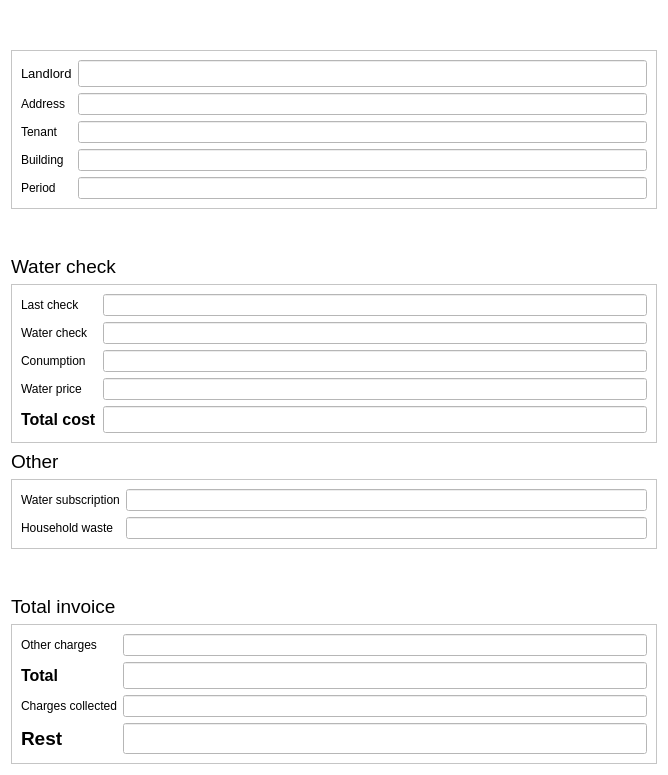
<?xml version="1.0" encoding="UTF-8"?>
<ui version="4.0">
 <class>W_Invoice_Form</class>
 <widget class="QWidget" name="W_Invoice_Form">
  <property name="geometry">
   <rect>
    <x>0</x>
    <y>0</y>
    <width>668</width>
    <height>775</height>
   </rect>
  </property>
  <property name="windowTitle">
   <string>Form</string>
  </property>
  <property name="styleSheet">
   <string notr="true">background-color: white; color: black</string>
  </property>
  <layout class="QVBoxLayout" name="verticalLayout">
   <item>
    <widget class="QLabel" name="l_title">
     <property name="font">
      <font>
       <pointsize>22</pointsize>
      </font>
     </property>
     <property name="text">
      <string/>
     </property>
    </widget>
   </item>
   <item>
    <widget class="QFrame" name="frame">
     <property name="sizePolicy">
      <sizepolicy hsizetype="Expanding" vsizetype="Preferred">
       <horstretch>0</horstretch>
       <verstretch>0</verstretch>
      </sizepolicy>
     </property>
     <property name="frameShape">
      <enum>QFrame::Shape::StyledPanel</enum>
     </property>
     <property name="frameShadow">
      <enum>QFrame::Shadow::Raised</enum>
     </property>
     <layout class="QGridLayout" name="gridLayout_2">
      <item row="1" column="0">
       <widget class="QLabel" name="label_2">
        <property name="sizePolicy">
         <sizepolicy hsizetype="Maximum" vsizetype="Preferred">
          <horstretch>0</horstretch>
          <verstretch>0</verstretch>
         </sizepolicy>
        </property>
        <property name="text">
         <string>Address</string>
        </property>
       </widget>
      </item>
      <item row="3" column="0">
       <widget class="QLabel" name="label_4">
        <property name="sizePolicy">
         <sizepolicy hsizetype="Maximum" vsizetype="Preferred">
          <horstretch>0</horstretch>
          <verstretch>0</verstretch>
         </sizepolicy>
        </property>
        <property name="text">
         <string>Building</string>
        </property>
       </widget>
      </item>
      <item row="2" column="0">
       <widget class="QLabel" name="label_3">
        <property name="sizePolicy">
         <sizepolicy hsizetype="Maximum" vsizetype="Preferred">
          <horstretch>0</horstretch>
          <verstretch>0</verstretch>
         </sizepolicy>
        </property>
        <property name="text">
         <string>Tenant</string>
        </property>
       </widget>
      </item>
      <item row="4" column="0">
       <widget class="QLabel" name="label_5">
        <property name="sizePolicy">
         <sizepolicy hsizetype="Maximum" vsizetype="Preferred">
          <horstretch>0</horstretch>
          <verstretch>0</verstretch>
         </sizepolicy>
        </property>
        <property name="text">
         <string>Period</string>
        </property>
       </widget>
      </item>
      <item row="0" column="0">
       <widget class="QLabel" name="label">
        <property name="sizePolicy">
         <sizepolicy hsizetype="Maximum" vsizetype="Preferred">
          <horstretch>0</horstretch>
          <verstretch>0</verstretch>
         </sizepolicy>
        </property>
        <property name="font">
         <font>
          <pointsize>10</pointsize>
         </font>
        </property>
        <property name="text">
         <string>Landlord</string>
        </property>
       </widget>
      </item>
      <item row="0" column="1">
       <widget class="QLineEdit" name="le_landlord">
        <property name="sizePolicy">
         <sizepolicy hsizetype="Expanding" vsizetype="Fixed">
          <horstretch>0</horstretch>
          <verstretch>0</verstretch>
         </sizepolicy>
        </property>
        <property name="font">
         <font>
          <pointsize>12</pointsize>
         </font>
        </property>
        <property name="text">
         <string/>
        </property>
       </widget>
      </item>
      <item row="1" column="1">
       <widget class="QLineEdit" name="le_address_sender">
        <property name="sizePolicy">
         <sizepolicy hsizetype="Expanding" vsizetype="Fixed">
          <horstretch>0</horstretch>
          <verstretch>0</verstretch>
         </sizepolicy>
        </property>
        <property name="text">
         <string/>
        </property>
       </widget>
      </item>
      <item row="2" column="1">
       <widget class="QLineEdit" name="le_tenant">
        <property name="sizePolicy">
         <sizepolicy hsizetype="Expanding" vsizetype="Fixed">
          <horstretch>0</horstretch>
          <verstretch>0</verstretch>
         </sizepolicy>
        </property>
        <property name="text">
         <string/>
        </property>
       </widget>
      </item>
      <item row="3" column="1">
       <widget class="QLineEdit" name="le_address">
        <property name="sizePolicy">
         <sizepolicy hsizetype="Expanding" vsizetype="Fixed">
          <horstretch>0</horstretch>
          <verstretch>0</verstretch>
         </sizepolicy>
        </property>
        <property name="text">
         <string/>
        </property>
       </widget>
      </item>
      <item row="4" column="1">
       <widget class="QLineEdit" name="le_period">
        <property name="sizePolicy">
         <sizepolicy hsizetype="Expanding" vsizetype="Fixed">
          <horstretch>0</horstretch>
          <verstretch>0</verstretch>
         </sizepolicy>
        </property>
        <property name="text">
         <string/>
        </property>
       </widget>
      </item>
     </layout>
    </widget>
   </item>
   <item>
    <spacer name="verticalSpacer">
     <property name="orientation">
      <enum>Qt::Orientation::Vertical</enum>
     </property>
     <property name="sizeType">
      <enum>QSizePolicy::Policy::Fixed</enum>
     </property>
     <property name="sizeHint" stdset="0">
      <size>
       <width>20</width>
       <height>40</height>
      </size>
     </property>
    </spacer>
   </item>
   <item>
    <widget class="QLabel" name="label_6">
     <property name="font">
      <font>
       <pointsize>14</pointsize>
      </font>
     </property>
     <property name="text">
      <string>Water check</string>
     </property>
    </widget>
   </item>
   <item>
    <widget class="QFrame" name="frame_2">
     <property name="sizePolicy">
      <sizepolicy hsizetype="Minimum" vsizetype="Minimum">
       <horstretch>0</horstretch>
       <verstretch>0</verstretch>
      </sizepolicy>
     </property>
     <property name="frameShape">
      <enum>QFrame::Shape::StyledPanel</enum>
     </property>
     <property name="frameShadow">
      <enum>QFrame::Shadow::Raised</enum>
     </property>
     <layout class="QGridLayout" name="gridLayout_3">
      <item row="2" column="0">
       <widget class="QLabel" name="label_9">
        <property name="text">
         <string>Conumption</string>
        </property>
       </widget>
      </item>
      <item row="3" column="0">
       <widget class="QLabel" name="label_10">
        <property name="text">
         <string>Water price</string>
        </property>
       </widget>
      </item>
      <item row="2" column="1">
       <widget class="QLineEdit" name="le_consum">
        <property name="text">
         <string/>
        </property>
        <property name="alignment">
         <set>Qt::AlignmentFlag::AlignRight|Qt::AlignmentFlag::AlignTrailing|Qt::AlignmentFlag::AlignVCenter</set>
        </property>
       </widget>
      </item>
      <item row="0" column="1">
       <widget class="QLineEdit" name="le_last_water_check">
        <property name="text">
         <string/>
        </property>
        <property name="alignment">
         <set>Qt::AlignmentFlag::AlignRight|Qt::AlignmentFlag::AlignTrailing|Qt::AlignmentFlag::AlignVCenter</set>
        </property>
       </widget>
      </item>
      <item row="1" column="1">
       <widget class="QLineEdit" name="le_water_check">
        <property name="text">
         <string/>
        </property>
        <property name="alignment">
         <set>Qt::AlignmentFlag::AlignRight|Qt::AlignmentFlag::AlignTrailing|Qt::AlignmentFlag::AlignVCenter</set>
        </property>
       </widget>
      </item>
      <item row="0" column="0">
       <widget class="QLabel" name="label_7">
        <property name="text">
         <string>Last check</string>
        </property>
       </widget>
      </item>
      <item row="1" column="0">
       <widget class="QLabel" name="label_8">
        <property name="text">
         <string>Water check</string>
        </property>
       </widget>
      </item>
      <item row="3" column="1">
       <widget class="QLineEdit" name="le_water_price">
        <property name="text">
         <string/>
        </property>
        <property name="alignment">
         <set>Qt::AlignmentFlag::AlignRight|Qt::AlignmentFlag::AlignTrailing|Qt::AlignmentFlag::AlignVCenter</set>
        </property>
       </widget>
      </item>
      <item row="4" column="0">
       <widget class="QLabel" name="label_12">
        <property name="font">
         <font>
          <pointsize>12</pointsize>
          <bold>true</bold>
         </font>
        </property>
        <property name="text">
         <string>Total cost</string>
        </property>
       </widget>
      </item>
      <item row="4" column="1">
       <widget class="QLineEdit" name="le_consum_tot">
        <property name="font">
         <font>
          <pointsize>12</pointsize>
          <bold>true</bold>
         </font>
        </property>
        <property name="text">
         <string/>
        </property>
        <property name="alignment">
         <set>Qt::AlignmentFlag::AlignRight|Qt::AlignmentFlag::AlignTrailing|Qt::AlignmentFlag::AlignVCenter</set>
        </property>
       </widget>
      </item>
     </layout>
    </widget>
   </item>
   <item>
    <widget class="QLabel" name="label_11">
     <property name="font">
      <font>
       <pointsize>14</pointsize>
      </font>
     </property>
     <property name="text">
      <string>Other</string>
     </property>
    </widget>
   </item>
   <item>
    <widget class="QFrame" name="frame_3">
     <property name="frameShape">
      <enum>QFrame::Shape::StyledPanel</enum>
     </property>
     <property name="frameShadow">
      <enum>QFrame::Shadow::Raised</enum>
     </property>
     <layout class="QGridLayout" name="gridLayout_4">
      <item row="0" column="1">
       <widget class="QLineEdit" name="le_water_subscription">
        <property name="text">
         <string/>
        </property>
        <property name="alignment">
         <set>Qt::AlignmentFlag::AlignRight|Qt::AlignmentFlag::AlignTrailing|Qt::AlignmentFlag::AlignVCenter</set>
        </property>
       </widget>
      </item>
      <item row="0" column="0">
       <widget class="QLabel" name="label_13">
        <property name="text">
         <string>Water subscription</string>
        </property>
       </widget>
      </item>
      <item row="1" column="0">
       <widget class="QLabel" name="label_14">
        <property name="text">
         <string>Household waste</string>
        </property>
       </widget>
      </item>
      <item row="1" column="1">
       <widget class="QLineEdit" name="le_household_waste">
        <property name="text">
         <string/>
        </property>
        <property name="alignment">
         <set>Qt::AlignmentFlag::AlignRight|Qt::AlignmentFlag::AlignTrailing|Qt::AlignmentFlag::AlignVCenter</set>
        </property>
       </widget>
      </item>
     </layout>
    </widget>
   </item>
   <item>
    <spacer name="verticalSpacer_2">
     <property name="orientation">
      <enum>Qt::Orientation::Vertical</enum>
     </property>
     <property name="sizeType">
      <enum>QSizePolicy::Policy::Fixed</enum>
     </property>
     <property name="sizeHint" stdset="0">
      <size>
       <width>20</width>
       <height>40</height>
      </size>
     </property>
    </spacer>
   </item>
   <item>
    <widget class="QLabel" name="label_15">
     <property name="font">
      <font>
       <pointsize>14</pointsize>
      </font>
     </property>
     <property name="text">
      <string>Total invoice</string>
     </property>
    </widget>
   </item>
   <item>
    <widget class="QFrame" name="frame_4">
     <property name="frameShape">
      <enum>QFrame::Shape::StyledPanel</enum>
     </property>
     <property name="frameShadow">
      <enum>QFrame::Shadow::Raised</enum>
     </property>
     <layout class="QGridLayout" name="gridLayout_5">
      <item row="5" column="0">
       <widget class="QLabel" name="le_rest_info">
        <property name="font">
         <font>
          <pointsize>14</pointsize>
          <bold>true</bold>
         </font>
        </property>
        <property name="text">
         <string>Rest</string>
        </property>
       </widget>
      </item>
      <item row="1" column="0">
       <widget class="QLabel" name="label_16">
        <property name="font">
         <font>
          <pointsize>12</pointsize>
          <bold>true</bold>
         </font>
        </property>
        <property name="text">
         <string>Total</string>
        </property>
       </widget>
      </item>
      <item row="3" column="1">
       <widget class="QLineEdit" name="le_charge_collected">
        <property name="text">
         <string/>
        </property>
        <property name="alignment">
         <set>Qt::AlignmentFlag::AlignRight|Qt::AlignmentFlag::AlignTrailing|Qt::AlignmentFlag::AlignVCenter</set>
        </property>
       </widget>
      </item>
      <item row="5" column="1">
       <widget class="QLineEdit" name="le_rest">
        <property name="font">
         <font>
          <pointsize>14</pointsize>
          <bold>true</bold>
         </font>
        </property>
        <property name="text">
         <string/>
        </property>
        <property name="alignment">
         <set>Qt::AlignmentFlag::AlignRight|Qt::AlignmentFlag::AlignTrailing|Qt::AlignmentFlag::AlignVCenter</set>
        </property>
       </widget>
      </item>
      <item row="1" column="1">
       <widget class="QLineEdit" name="le_tot">
        <property name="font">
         <font>
          <pointsize>12</pointsize>
          <bold>true</bold>
         </font>
        </property>
        <property name="text">
         <string/>
        </property>
        <property name="alignment">
         <set>Qt::AlignmentFlag::AlignRight|Qt::AlignmentFlag::AlignTrailing|Qt::AlignmentFlag::AlignVCenter</set>
        </property>
       </widget>
      </item>
      <item row="3" column="0">
       <widget class="QLabel" name="label_17">
        <property name="text">
         <string>Charges collected</string>
        </property>
       </widget>
      </item>
      <item row="0" column="1">
       <widget class="QLineEdit" name="le_charge">
        <property name="text">
         <string/>
        </property>
        <property name="alignment">
         <set>Qt::AlignmentFlag::AlignRight|Qt::AlignmentFlag::AlignTrailing|Qt::AlignmentFlag::AlignVCenter</set>
        </property>
       </widget>
      </item>
      <item row="0" column="0">
       <widget class="QLabel" name="label_18">
        <property name="text">
         <string>Other charges</string>
        </property>
       </widget>
      </item>
     </layout>
    </widget>
   </item>
  </layout>
 </widget>
 <resources/>
 <connections/>
</ui>
